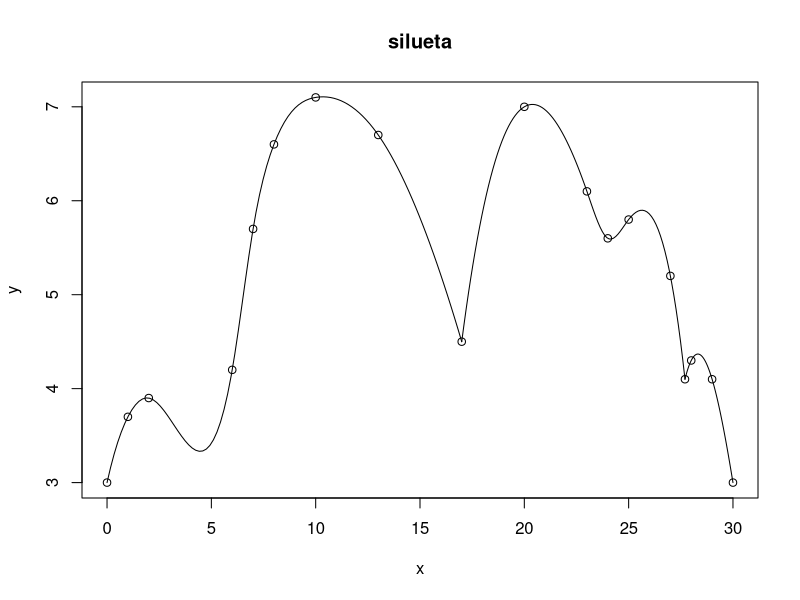

Source code (R):
#############
#Variables
#############


x = c(00.00, 01.00, 02.00, 06.00, 07.00, 08.00, 10.00, 13.00, 17.00, 20.00, 23.00, 24.00, 25.00, 27.00, 27.70, 28.00, 29.00, 30.00)
y = c(03.00, 03.70, 03.90, 04.20, 05.70, 06.60, 07.10, 06.70, 04.50, 07.00, 06.10, 05.60, 05.80, 05.20, 04.10, 04.30, 04.10, 03.00)
#Procedimiento
plot(x,y,main = "silueta")
vx1 = c(x[1:9])
vy1 = c(y[1:9])
splines = splinefun(vx1,vy1, method = "fmm")
curve(splines(x), add = TRUE, col = 1, from = vx1[1], to = vx1[length(vx1)])
vx2 = c(x[9:15])
vy2 = c(y[9:15])
splines = splinefun(vx2,vy2, method = "fmm")
curve(splines(x), add = TRUE, col = 1, from = vx2[1], to = vx2[length(vx2)])
vx3 = c(x[15:18])
vy3 = c(y[15:18])
splines = splinefun(vx3,vy3, method = "fmm")
curve(splines(x), add = TRUE, col = 1, from = vx3[1], to = vx3[length(vx3)])